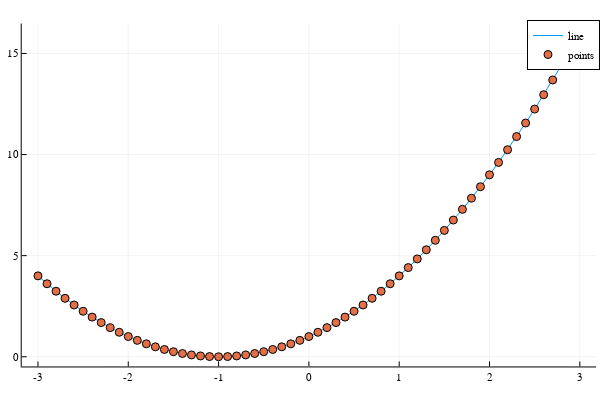

The cell this chart's notebook holds for it:
### Code cell
plot(x, y, label = "line")
scatter!(x, y, label = "points")

### Figure 1 — Plotly figure (JSON) as saved in the notebook; plotly's stock layout.template omitted (floating-point values rounded to 4 significant figures)
{"data": [{"colorbar": {"len": 0.9525, "title": "", "x": 0.9934, "y": 0.5139}, "legendgroup": "line", "line": {"color": "rgba(0, 154, 250, 1.000)", "dash": "solid", "shape": "linear", "width": 1}, "mode": "lines", "name": "line", "showlegend": true, "type": "scatter", "x": [-3, -2.9, -2.8, -2.7, -2.6, -2.5, -2.4, -2.3, -2.2, -2.1, -2, -1.9, -1.8, -1.7, -1.6, -1.5, -1.4, -1.3, -1.2, -1.1, -1, -0.9, -0.8, -0.7, -0.6, -0.5, -0.4, -0.3, -0.2, -0.1, 0, 0.1, 0.2, 0.3, 0.4, 0.5, 0.6, 0.7, 0.8, 0.9, 1, 1.1, 1.2, 1.3, 1.4, 1.5, 1.6, 1.7, 1.8, 1.9, 2, 2.1, 2.2, 2.3, 2.4, 2.5, 2.6, 2.7, 2.8, 2.9, 3], "xaxis": "x", "y": [4, 3.61, 3.24, 2.89, 2.56, 2.25, 1.96, 1.69, 1.44, 1.21, 1, 0.81, 0.64, 0.49, 0.36, 0.25, 0.16, 0.09, 0.04, 0.01, 0, 0.01, 0.04, 0.09, 0.16, 0.25, 0.36, 0.49, 0.64, 0.81, 1, 1.21, 1.44, 1.69, 1.96, 2.25, 2.56, 2.89, 3.24, 3.61, 4, 4.41, 4.84, 5.29, 5.76, 6.25, 6.76, 7.29, 7.84, 8.41, 9, 9.61, 10.24, 10.89, 11.56, 12.25, 12.96, 13.69, 14.44, 15.21, 16], "yaxis": "y"}, {"colorbar": {"len": 0.9525, "title": "", "x": 0.9934, "y": 0.5139}, "legendgroup": "points", "marker": {"color": "rgba(227, 111, 71, 1.000)", "line": {"color": "rgba(0, 0, 0, 1.000)", "width": 1}, "size": 8, "symbol": "circle"}, "mode": "markers", "name": "points", "showlegend": true, "type": "scatter", "x": [-3, -2.9, -2.8, -2.7, -2.6, -2.5, -2.4, -2.3, -2.2, -2.1, -2, -1.9, -1.8, -1.7, -1.6, -1.5, -1.4, -1.3, -1.2, -1.1, -1, -0.9, -0.8, -0.7, -0.6, -0.5, -0.4, -0.3, -0.2, -0.1, 0, 0.1, 0.2, 0.3, 0.4, 0.5, 0.6, 0.7, 0.8, 0.9, 1, 1.1, 1.2, 1.3, 1.4, 1.5, 1.6, 1.7, 1.8, 1.9, 2, 2.1, 2.2, 2.3, 2.4, 2.5, 2.6, 2.7, 2.8, 2.9, 3], "xaxis": "x", "y": [4, 3.61, 3.24, 2.89, 2.56, 2.25, 1.96, 1.69, 1.44, 1.21, 1, 0.81, 0.64, 0.49, 0.36, 0.25, 0.16, 0.09, 0.04, 0.01, 0, 0.01, 0.04, 0.09, 0.16, 0.25, 0.36, 0.49, 0.64, 0.81, 1, 1.21, 1.44, 1.69, 1.96, 2.25, 2.56, 2.89, 3.24, 3.61, 4, 4.41, 4.84, 5.29, 5.76, 6.25, 6.76, 7.29, 7.84, 8.41, 9, 9.61, 10.24, 10.89, 11.56, 12.25, 12.96, 13.69, 14.44, 15.21, 16], "yaxis": "y"}], "layout": {"annotations": [], "height": 400, "legend": {"bgcolor": "rgba(255, 255, 255, 1.000)", "bordercolor": "rgba(0, 0, 0, 1.000)", "borderwidth": 1, "font": {"color": "rgba(0, 0, 0, 1.000)", "family": "sans-serif", "size": 11}, "title": {"font": {"color": "rgba(0, 0, 0, 1.000)", "family": "sans-serif", "size": 15}, "text": ""}, "tracegroupgap": 0, "traceorder": "normal", "x": 1, "xanchor": "auto", "y": 1, "yanchor": "auto"}, "margin": {"b": 20, "l": 0, "r": 0, "t": 20}, "paper_bgcolor": "rgba(255, 255, 255, 1.000)", "plot_bgcolor": "rgba(255, 255, 255, 1.000)", "showlegend": true, "width": 600, "xaxis": {"anchor": "y", "domain": [0.03619, 0.9934], "gridcolor": "rgba(0, 0, 0, 0.100)", "gridwidth": 0.5, "linecolor": "rgba(0, 0, 0, 1.000)", "mirror": false, "range": [-3.18, 3.18], "showgrid": true, "showline": true, "showticklabels": true, "tickangle": 0, "tickcolor": "rgb(0, 0, 0)", "tickfont": {"color": "rgba(0, 0, 0, 1.000)", "family": "sans-serif", "size": 11}, "tickmode": "array", "ticks": "inside", "ticktext": ["-3", "-2", "-1", "0", "1", "2", "3"], "tickvals": [-3, -2, -1, 0, 1, 2, 3], "title": "", "titlefont": {"color": "rgba(0, 0, 0, 1.000)", "family": "sans-serif", "size": 15}, "type": "-", "visible": true, "zeroline": false, "zerolinecolor": "rgba(0, 0, 0, 1.000)"}, "yaxis": {"anchor": "x", "domain": [0.03762, 0.9902], "gridcolor": "rgba(0, 0, 0, 0.100)", "gridwidth": 0.5, "linecolor": "rgba(0, 0, 0, 1.000)", "mirror": false, "range": [-0.48, 16.48], "showgrid": true, "showline": true, "showticklabels": true, "tickangle": 0, "tickcolor": "rgb(0, 0, 0)", "tickfont": {"color": "rgba(0, 0, 0, 1.000)", "family": "sans-serif", "size": 11}, "tickmode": "array", "ticks": "inside", "ticktext": ["0", "5", "10", "15"], "tickvals": [0, 5, 10, 15], "title": "", "titlefont": {"color": "rgba(0, 0, 0, 1.000)", "family": "sans-serif", "size": 15}, "type": "-", "visible": true, "zeroline": false, "zerolinecolor": "rgba(0, 0, 0, 1.000)"}}}
